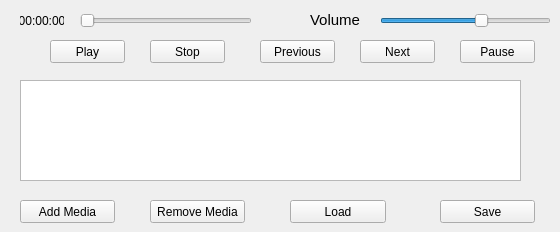
      <widget class="QWidget" name="tab_4">
       <attribute name="title">
        <string>Musique</string>
       </attribute>
       <widget class="QListWidget" name="songList">
        <property name="geometry">
         <rect>
          <x>20</x>
          <y>80</y>
          <width>501</width>
          <height>101</height>
         </rect>
        </property>
       </widget>
       <widget class="QLabel" name="label">
        <property name="geometry">
         <rect>
          <x>20</x>
          <y>10</y>
          <width>44</width>
          <height>22</height>
         </rect>
        </property>
        <property name="text">
         <string>00:00:00</string>
        </property>
        <property name="textFormat">
         <enum>Qt::AutoText</enum>
        </property>
        <property name="alignment">
         <set>Qt::AlignCenter</set>
        </property>
       </widget>
       <widget class="QPushButton" name="previousButton">
        <property name="geometry">
         <rect>
          <x>260</x>
          <y>40</y>
          <width>75</width>
          <height>23</height>
         </rect>
        </property>
        <property name="font">
         <font>
          <pointsize>9</pointsize>
         </font>
        </property>
        <property name="text">
         <string>Previous</string>
        </property>
       </widget>
       <widget class="QPushButton" name="addMediaButton">
        <property name="geometry">
         <rect>
          <x>20</x>
          <y>200</y>
          <width>95</width>
          <height>23</height>
         </rect>
        </property>
        <property name="font">
         <font>
          <pointsize>9</pointsize>
         </font>
        </property>
        <property name="text">
         <string>Add Media</string>
        </property>
       </widget>
       <widget class="QPushButton" name="pauseButton">
        <property name="geometry">
         <rect>
          <x>460</x>
          <y>40</y>
          <width>75</width>
          <height>23</height>
         </rect>
        </property>
        <property name="font">
         <font>
          <pointsize>9</pointsize>
         </font>
        </property>
        <property name="text">
         <string>Pause</string>
        </property>
       </widget>
       <widget class="QSlider" name="timeSlider">
        <property name="geometry">
         <rect>
          <x>80</x>
          <y>10</y>
          <width>172</width>
          <height>22</height>
         </rect>
        </property>
        <property name="maximum">
         <number>1000</number>
        </property>
        <property name="orientation">
         <enum>Qt::Horizontal</enum>
        </property>
       </widget>
       <widget class="QSlider" name="volumeSlider">
        <property name="geometry">
         <rect>
          <x>380</x>
          <y>10</y>
          <width>171</width>
          <height>22</height>
         </rect>
        </property>
        <property name="maximum">
         <number>100</number>
        </property>
        <property name="value">
         <number>60</number>
        </property>
        <property name="orientation">
         <enum>Qt::Horizontal</enum>
        </property>
       </widget>
       <widget class="QPushButton" name="playButton">
        <property name="geometry">
         <rect>
          <x>50</x>
          <y>40</y>
          <width>75</width>
          <height>23</height>
         </rect>
        </property>
        <property name="font">
         <font>
          <pointsize>9</pointsize>
         </font>
        </property>
        <property name="text">
         <string>Play</string>
        </property>
       </widget>
       <widget class="QPushButton" name="savePlaylistButton">
        <property name="geometry">
         <rect>
          <x>440</x>
          <y>200</y>
          <width>95</width>
          <height>23</height>
         </rect>
        </property>
        <property name="font">
         <font>
          <pointsize>9</pointsize>
         </font>
        </property>
        <property name="text">
         <string>Save</string>
        </property>
       </widget>
       <widget class="QPushButton" name="removeMediaButton">
        <property name="geometry">
         <rect>
          <x>150</x>
          <y>200</y>
          <width>95</width>
          <height>23</height>
         </rect>
        </property>
        <property name="font">
         <font>
          <pointsize>9</pointsize>
         </font>
        </property>
        <property name="text">
         <string>Remove Media</string>
        </property>
       </widget>
       <widget class="QPushButton" name="loadPlaylistButton">
        <property name="geometry">
         <rect>
          <x>290</x>
          <y>200</y>
          <width>96</width>
          <height>23</height>
         </rect>
        </property>
        <property name="font">
         <font>
          <pointsize>9</pointsize>
         </font>
        </property>
        <property name="text">
         <string>Load</string>
        </property>
       </widget>
       <widget class="QPushButton" name="stopButton">
        <property name="geometry">
         <rect>
          <x>150</x>
          <y>40</y>
          <width>75</width>
          <height>23</height>
         </rect>
        </property>
        <property name="font">
         <font>
          <pointsize>9</pointsize>
         </font>
        </property>
        <property name="text">
         <string>Stop</string>
        </property>
       </widget>
       <widget class="QPushButton" name="nextButton">
        <property name="geometry">
         <rect>
          <x>360</x>
          <y>40</y>
          <width>75</width>
          <height>23</height>
         </rect>
        </property>
        <property name="font">
         <font>
          <pointsize>9</pointsize>
         </font>
        </property>
        <property name="text">
         <string>Next</string>
        </property>
       </widget>
       <widget class="QLabel" name="label_14">
        <property name="geometry">
         <rect>
          <x>310</x>
          <y>10</y>
          <width>61</width>
          <height>20</height>
         </rect>
        </property>
        <property name="font">
         <font>
          <pointsize>11</pointsize>
         </font>
        </property>
        <property name="text">
         <string>Volume</string>
        </property>
       </widget>
      </widget>
